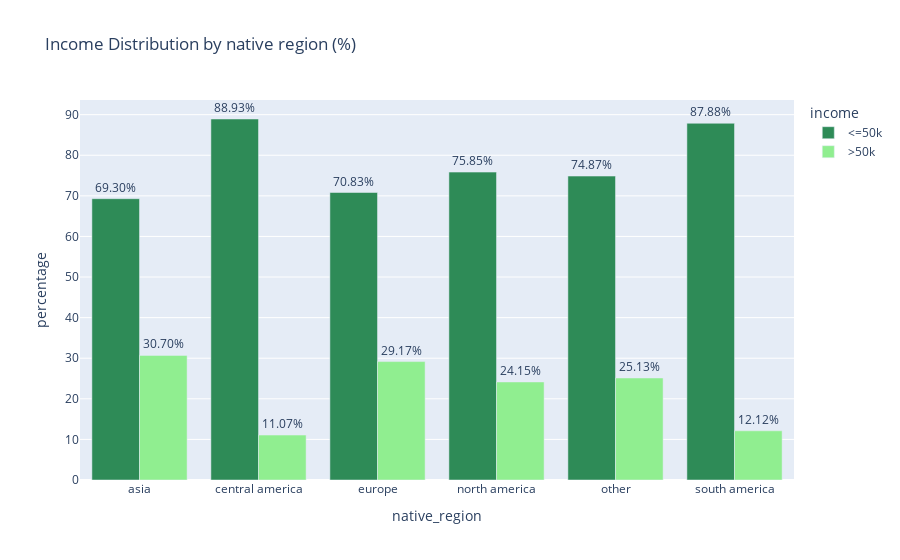

The code cell stored with this chart in its notebook:
### Code cell
fig = px.bar(
    adult_df_income_reg,
    x = 'native_region',
    y = 'percentage',
    color = 'income',
    title = 'Income Distribution by native region (%)',
    barmode = 'group',
    height= 500,
    color_discrete_sequence=['seagreen','lightgreen'],
    text = 'percentage'
)
fig.update_traces(texttemplate='%{text:.2f}%', textposition = 'outside')
#fig.update_layout(template = "presentation", xaxis_titles = 'native_region', yaxis_titles = 'percentage')
fig.show()

### Figure 1 — Plotly figure (JSON) as saved in the notebook; plotly's stock layout.template omitted (floating-point values rounded to 4 significant figures)
{"data": [{"alignmentgroup": "True", "hovertemplate": "income=<=50k<br>native_region=%{x}<br>percentage=%{text}<extra></extra>", "legendgroup": "<=50k", "marker": {"color": "seagreen", "pattern": {"shape": ""}}, "name": "<=50k", "offsetgroup": "<=50k", "orientation": "v", "showlegend": true, "text": [69.3, 88.93, 70.83, 75.85, 74.87, 87.88], "textposition": "outside", "texttemplate": "%{text:.2f}%", "type": "bar", "x": ["asia", "central america", "europe", "north america", "other", "south america"], "xaxis": "x", "y": [69.3, 88.93, 70.83, 75.85, 74.87, 87.88], "yaxis": "y"}, {"alignmentgroup": "True", "hovertemplate": "income=>50k<br>native_region=%{x}<br>percentage=%{text}<extra></extra>", "legendgroup": ">50k", "marker": {"color": "lightgreen", "pattern": {"shape": ""}}, "name": ">50k", "offsetgroup": ">50k", "orientation": "v", "showlegend": true, "text": [30.7, 11.07, 29.17, 24.15, 25.13, 12.12], "textposition": "outside", "texttemplate": "%{text:.2f}%", "type": "bar", "x": ["asia", "central america", "europe", "north america", "other", "south america"], "xaxis": "x", "y": [30.7, 11.07, 29.17, 24.15, 25.13, 12.12], "yaxis": "y"}], "layout": {"autosize": true, "barmode": "group", "legend": {"title": {"text": "income"}, "tracegroupgap": 0}, "title": {"text": "Income Distribution by native region (%)"}, "xaxis": {"anchor": "y", "autorange": true, "domain": [0, 1], "range": [-0.5, 5.5], "title": {"text": "native_region"}, "type": "category"}, "yaxis": {"anchor": "x", "autorange": true, "domain": [0, 1], "range": [0, 5.263], "title": {"text": "percentage"}}}}
